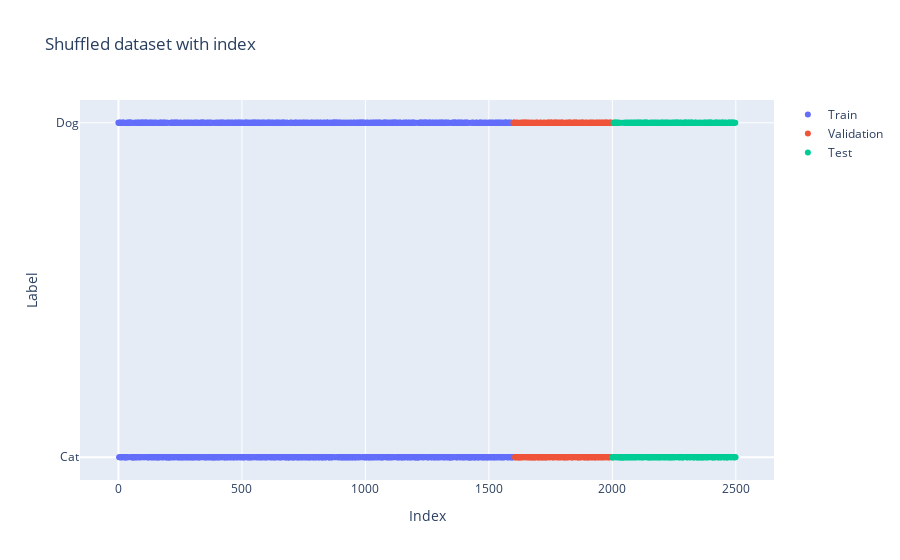

The cell this chart's notebook holds for it:
### Markdown cell above
Skapa lämplig plot för att kontrollera att dataseten är slumpade, dvs inte ex:
[0, 0, ... 0, 1, 1, ..., 1]

### Code cell
# Create a list with index for each dataset
train_index = list(range(len(y_train)))
val_index = list(range(len(y_train), len(y_train) + len(y_val)))
test_index = list(range(len(y_train) + len(y_val), len(y_train) + len(y_val) + len(y_test)))

fig = go.Figure()

# Dataset
fig.add_trace(go.Scatter(x=train_index, y=y_train, mode='markers', name='Train'))
fig.add_trace(go.Scatter(x=val_index, y=y_val, mode='markers', name='Validation'))
fig.add_trace(go.Scatter(x=test_index, y=y_test, mode='markers', name='Test'))

fig.update_layout(title='Shuffled dataset with index',
                  xaxis_title='Index',
                  yaxis_title='Label',
                  yaxis=dict(
                      tickvals=[0, 1],
                      ticktext=['Cat', 'Dog']
                  ))

fig.show()

### Figure 1 — Plotly figure (JSON) as saved in the notebook; plotly's stock layout.template omitted (floating-point values rounded to 4 significant figures; data arrays with more than 128 entries replaced by an {"elided": "..."} marker saying what was removed)
{"data": [{"mode": "markers", "name": "Train", "type": "scatter", "x": {"elided": "1600 int values"}, "y": {"elided": "1600 int values"}}, {"mode": "markers", "name": "Validation", "type": "scatter", "x": {"elided": "400 int values"}, "y": {"elided": "400 int values"}}, {"mode": "markers", "name": "Test", "type": "scatter", "x": {"elided": "500 int values"}, "y": {"elided": "500 int values"}}], "layout": {"title": {"text": "Shuffled dataset with index"}, "xaxis": {"title": {"text": "Index"}}, "yaxis": {"ticktext": ["Cat", "Dog"], "tickvals": [0, 1], "title": {"text": "Label"}}}}
